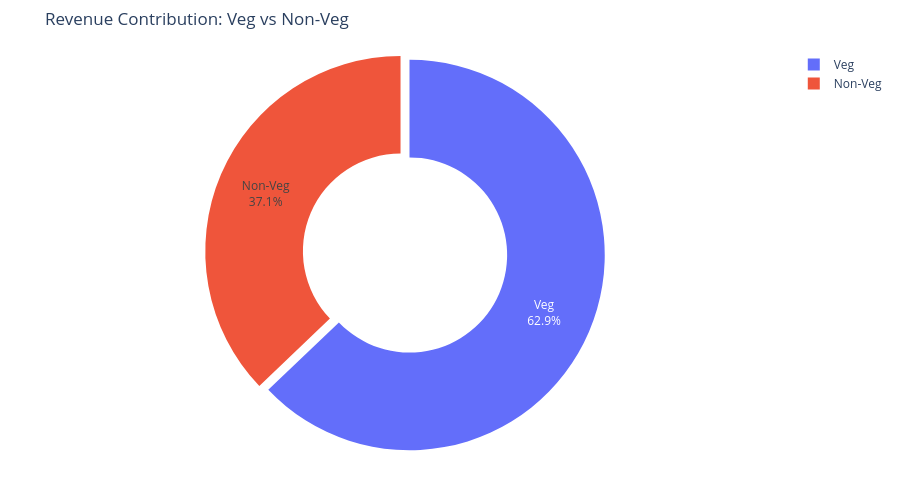

The notebook cell this image was saved under:
### Code cell
fig = px.pie(
    food_revenue,
    values="Price (INR)",
    names="Food Category",
    hole=0.5,
    title="Revenue Contribution: Veg vs Non-Veg",
)

fig.update_traces(
    textinfo="percent+label",
    pull=[0.05, 0]
)

fig.update_layout(
    height=500,
    margin=dict(t=50, b=40, l=40, r=40)
)

fig.show()

### Figure 1 — Plotly figure (JSON) as saved in the notebook; plotly's stock layout.template omitted (floating-point values rounded to 4 significant figures)
{"data": [{"domain": {"x": [0, 1], "y": [0, 1]}, "hole": 0.5, "hovertemplate": "Food Category=%{label}<br>Price (INR)=%{value}<extra></extra>", "labels": ["Non-Veg", "Veg"], "legendgroup": "", "name": "", "pull": [0.05, 0], "showlegend": true, "textinfo": "percent+label", "type": "pie", "values": [19680000.0, 33330000.0]}], "layout": {"height": 500, "legend": {"tracegroupgap": 0}, "margin": {"b": 40, "l": 40, "r": 40, "t": 50}, "title": {"text": "Revenue Contribution: Veg vs Non-Veg"}}}
